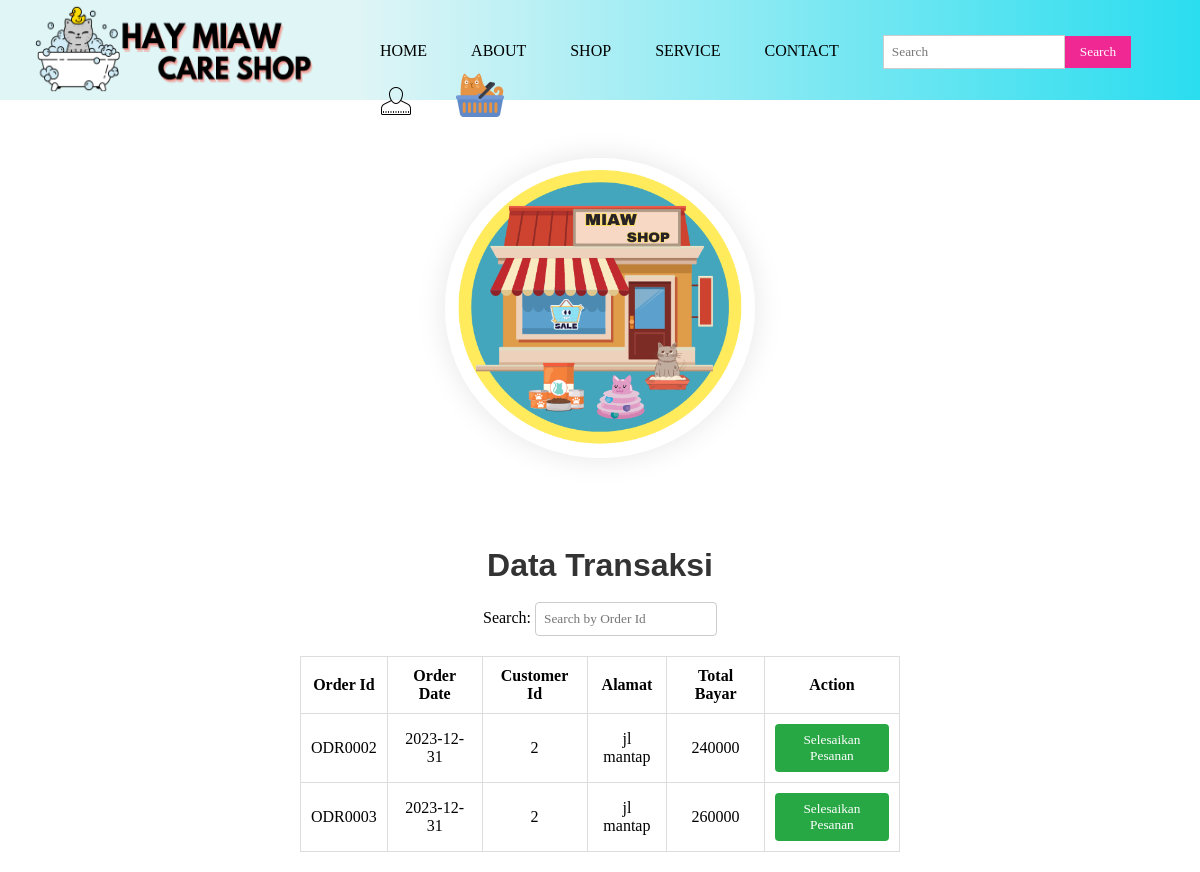
The app's page /transaksi_admin.php (signed in) with its own data.
### tables this page shows
CREATE TABLE `order` (
  `order_id` varchar(15) NOT NULL,
  `orderdate` date DEFAULT NULL,
  `customerid` int DEFAULT NULL,
  `alamat` varchar(255) DEFAULT NULL,
  `total_bayar` int DEFAULT NULL,
  `status` int DEFAULT NULL
);

### transaksi_admin.php (the view, shortened to what this page needs)
<?php
include 'koneksi.php';
?>
<!DOCTYPE html>
<html>
<head>
    <link rel="stylesheet" href="style.css">
</head>
<body>
    <div class="navigasi">
        <div class="logo">
            <img src="images/logo.png" width="360" height="98">
        </div>
        <div class="menu">
            <ul>
                <li><a href="index.php">Home</a></li>
                <li><a href="about.php">About</a></li>
                <li class="submenu">
                    <a href="shop.php">SHOP</a>
                </li>
                <li class="submenu">
                    <a href="miaw.html">Service</a>
                </li>
                <li><a href="https://api.whatsapp.com/">Contact</a></li>
                <li class="search-box">
                    <form action="#" method="get">
                        <input type="text" name="query" placeholder="Search">
                        <button type="submit">Search</button>
                    </form>
                </li>
                <li class="submenuakun">
                    <img src="images/akun1.png"></a>
                </li>
                <li><a href="cart.php"><img src="images/cart.png"></a></li>
            </ul>
        </div>
        <div class="logoone">
            <img src="images/miaw3.png" width="310" height="300" loading="lazy" alt="" class="img">
        </div>
        <div class="pemesanan-produk">
            <center>
                <h1>Data Transaksi</h1>
                <br>
                <label for="searchInput" style="margin-bottom: 10px;">Search: </label>
                <input type="text" id="searchInput" onkeyup="searchTable()" placeholder="Search by Order Id"
                    style="padding: 8px; border: 1px solid #ccc; border-radius: 4px;">
            </center>
            <?php
            $query = "SELECT * FROM `order` WHERE status = '2' ORDER BY orderdate ASC;";
            $result = mysqli_query($conn, $query);
            ?>
            <table id="order-table">
                <thead>
                    <tr>
                        <th>Order Id</th>
                        <th>Order Date</th>
                        <th>Customer Id</th>
                        <th>Alamat</th>
                        <th>Total Bayar</th>
                        <th>Action</th>
                    </tr>
                </thead>
                <tbody>
                    <?php
                    if ($result) {
                        echo '<tbody>';
                        while ($row = mysqli_fetch_assoc($result)) {
                            echo '<tr>';
                            echo '<td>' . $row['order_id'] . '</td>';
                            echo '<td>' . $row['orderdate'] . '</td>';
                            echo '<td>' . $row['customerid'] . '</td>';
                            echo '<td>' . $row['alamat'] . '</td>';
                            echo '<td>' . $row['total_bayar'] . '</td>';
                            echo '<td>';
                            echo '<button class="payment-btn" onclick="completeOrder(\'' . $row['order_id'] . '\')" style="background-color: #28a745; color: #fff; padding: 8px 8px; border: none; border-radius: 4px; cursor: pointer;">Selesaikan Pesanan</button>';
                            echo '</td>';
                            echo '</tr>';
                        }
                        echo '</tbody>';
                    } else {
                        echo "Error: " . mysqli_error($conn);
                    }
                    ?>
                </tbody>
            </table>
        </div>
    </div>
</body>
</html>

### style.css (style rules this page uses)
* { margin:0; padding:0; font-family: time new roman; }
.navigasi { background-color: #DFF5F6; background-image: linear-gradient(90deg, #DFF5F6 30%,#2ADDEF); width:100%; height: 100px; }
.logo { float: left; }
.menu { margin-left: 1000x; padding-top: 35px; cursor: pointer; }
.menu ul li { list-style: none; display: inline-block; margin: 0 20px; position: relative; }
.menu ul li a { text-decoration: none; color: black; text-transform: uppercase; position: relative; }
.menu ul li a::after { content: ''; display: block; height: 2px; width: 0; background: #EF2894; transition: width 0.3s; }
.menu ul li::after { content: ''; height: 3px; width: 100%; background: transparent; position: absolute; left: 0; bottom: -10px; }
.search-box { margin-left: 20px; }
.search-box form { display: flex; align-items: center; }
.search-box input[type="text"] { padding: 8px; border: 1px solid #ccc; }
.search-box button { background-color: #EF2894; color: #fff; border: none; padding: 8px 15px; cursor: pointer; }
.logoone { text-align: center; padding: 35px; background-color:white ; margin-bottom: 10px; }
.img { border-radius: 90%; box-shadow: 0 0 30px rgba(0, 0, 0, 0.1); }
body { margin: 0; padding: 0; font-family: 'Roboto', sans-serif; }
h1 { font-family: 'Arial', time new roman; color: #333; margin-top: 20px; }
.pemesanan-produk { max-width: 600px; margin: auto; padding: 20px; }
table { width: 100%; margin-top: 20px; border-collapse: collapse; }
table, th, td { border: 1px solid #ddd; }
th, td { padding: 10px; text-align: center; }

### records on screen
order: order_id "ODR0002", orderdate "2023-12-31", customerid "2", alamat "jl mantap", total_bayar "240000"
order: order_id "ODR0003", orderdate "2023-12-31", customerid "2", alamat "jl mantap", total_bayar "260000"
